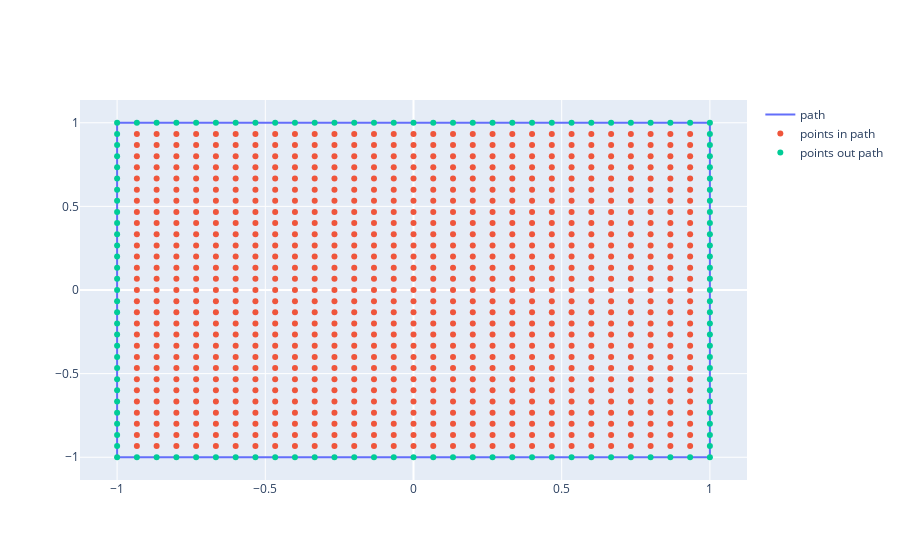
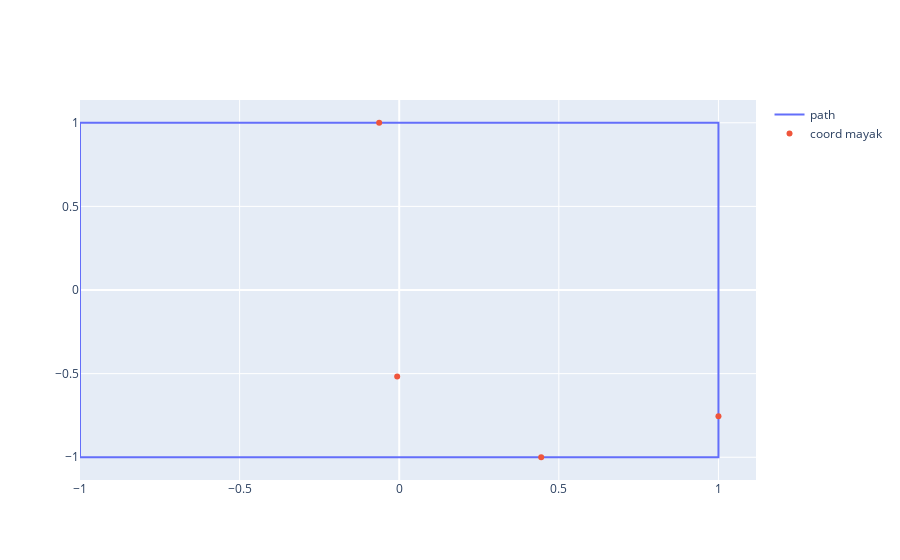

Notebook code cell kept with these figures, in order:
### Code cell
plotRoom(roomScaler, pointsInScaler, pointsOutScaler)
plotAnchors(botnn, roomScaler)
plotDOPfactor(roomScaler, botnn, DOP, pointsInScaler)

### Figure 1 — Plotly figure (JSON) as saved in the notebook; plotly's stock layout.template omitted (floating-point values rounded to 4 significant figures; data arrays with more than 128 entries replaced by an {"elided": "..."} marker saying what was removed)
{"data": [{"mode": "lines", "name": "path", "type": "scatter", "x": [-1.0, 1.0, 1.0, -1.0, -1.0], "y": [-1.0, -1.0, 1.0, 1.0, -1.0]}, {"mode": "markers", "name": "points in path", "type": "scatter", "x": {"elided": "841 float values"}, "y": {"elided": "841 float values"}}, {"mode": "markers", "name": "points out path", "type": "scatter", "x": [-1.0, -0.9333, -0.8667, -0.8, -0.7333, -0.6667, -0.6, -0.5333, -0.4667, -0.4, -0.3333, -0.2667, -0.2, -0.1333, -0.06667, -2.961e-16, 0.06667, 0.1333, 0.2, 0.2667, 0.3333, 0.4, 0.4667, 0.5333, 0.6, 0.6667, 0.7333, 0.8, 0.8667, 0.9333, 1.0, -1.0, 1.0, -1.0, 1.0, -1.0, 1.0, -1.0, 1.0, -1.0, 1.0, -1.0, 1.0, -1.0, 1.0, -1.0, 1.0, -1.0, 1.0, -1.0, 1.0, -1.0, 1.0, -1.0, 1.0, -1.0, 1.0, -1.0, 1.0, -1.0, 1.0, -1.0, 1.0, -1.0, 1.0, -1.0, 1.0, -1.0, 1.0, -1.0, 1.0, -1.0, 1.0, -1.0, 1.0, -1.0, 1.0, -1.0, 1.0, -1.0, 1.0, -1.0, 1.0, -1.0, 1.0, -1.0, 1.0, -1.0, 1.0, -1.0, -0.9333, -0.8667, -0.8, -0.7333, -0.6667, -0.6, -0.5333, -0.4667, -0.4, -0.3333, -0.2667, -0.2, -0.1333, -0.06667, -2.961e-16, 0.06667, 0.1333, 0.2, 0.2667, 0.3333, 0.4, 0.4667, 0.5333, 0.6, 0.6667, 0.7333, 0.8, 0.8667, 0.9333, 1.0], "y": [-1.0, -1.0, -1.0, -1.0, -1.0, -1.0, -1.0, -1.0, -1.0, -1.0, -1.0, -1.0, -1.0, -1.0, -1.0, -1.0, -1.0, -1.0, -1.0, -1.0, -1.0, -1.0, -1.0, -1.0, -1.0, -1.0, -1.0, -1.0, -1.0, -1.0, -1.0, -0.9333, -0.9333, -0.8667, -0.8667, -0.8, -0.8, -0.7333, -0.7333, -0.6667, -0.6667, -0.6, -0.6, -0.5333, -0.5333, -0.4667, -0.4667, -0.4, -0.4, -0.3333, -0.3333, -0.2667, -0.2667, -0.2, -0.2, -0.1333, -0.1333, -0.06667, -0.06667, -2.961e-16, -2.961e-16, 0.06667, 0.06667, 0.1333, 0.1333, 0.2, 0.2, 0.2667, 0.2667, 0.3333, 0.3333, 0.4, 0.4, 0.4667, 0.4667, 0.5333, 0.5333, 0.6, 0.6, 0.6667, 0.6667, 0.7333, 0.7333, 0.8, 0.8, 0.8667, 0.8667, 0.9333, 0.9333, 1.0, 1.0, 1.0, 1.0, 1.0, 1.0, 1.0, 1.0, 1.0, 1.0, 1.0, 1.0, 1.0, 1.0, 1.0, 1.0, 1.0, 1.0, 1.0, 1.0, 1.0, 1.0, 1.0, 1.0, 1.0, 1.0, 1.0, 1.0, 1.0, 1.0, 1.0]}], "layout": {}}

### Figure 2 — Plotly figure (JSON) as saved in the notebook; plotly's stock layout.template omitted (floating-point values rounded to 4 significant figures)
{"data": [{"mode": "lines", "name": "path", "type": "scatter", "x": [-1.0, 1.0, 1.0, -1.0, -1.0], "y": [-1.0, -1.0, 1.0, 1.0, -1.0]}, {"mode": "markers", "name": "coord mayak", "type": "scatter", "x": [1.0, 0.4447, -0.00633, -0.06287], "y": [-0.7548, -1.0, -0.5176, 1.0]}], "layout": {}}
